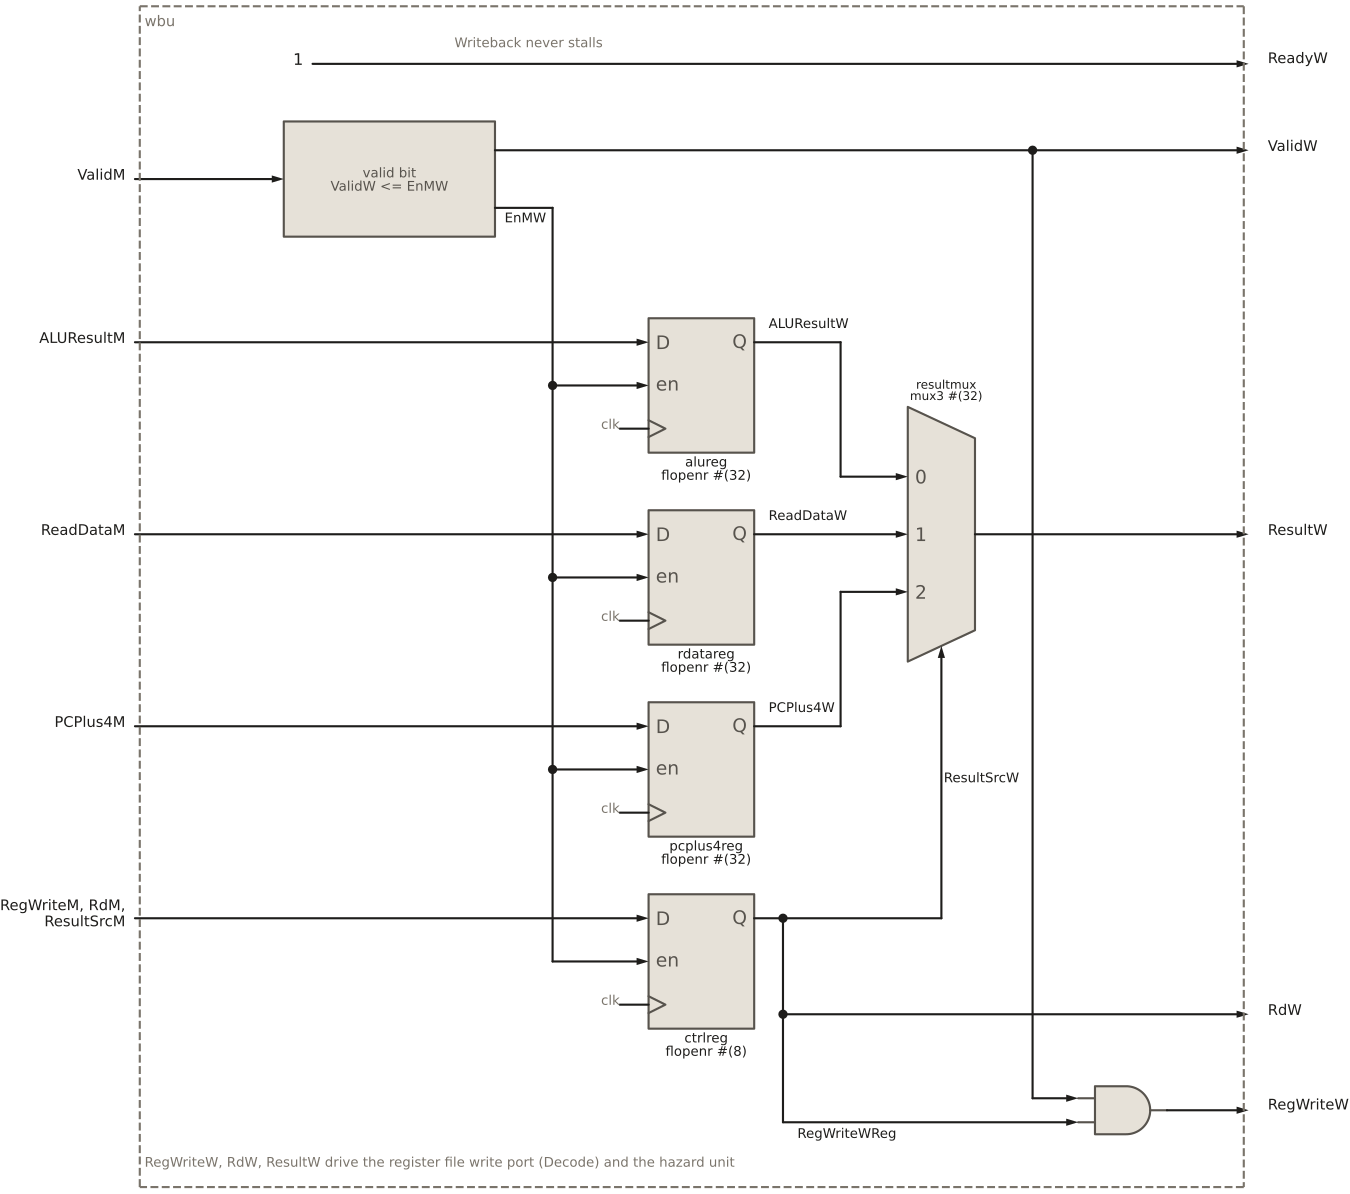

The Python source for this figure:
"""Writeback unit (HIPV rtl/core/wbu/wbu.sv): the M/W valid bit (ReadyW is
constant 1), the M/W pipeline registers (alureg, rdatareg, pcplus4reg,
ctrlreg), the result mux and the valid-qualified RegWriteW."""
from schemdraw import flow, logic
from schemdraw import elements as elm
from _style import new_drawing, block, line, GREY

XL, XR = 0.0, 23.0          # module boundary (left / right)
YT, YB = 12.6, -12.0


def arrow(d, a, b):
    d.add(elm.Arrow().at(a).to(b))


def dot(d, xy):
    d.add(elm.Dot().at(xy))


def label(d, xy, text, **kw):
    kw.setdefault("fontsize", 11)
    d.add(elm.Label().at(xy).label(text, **kw))


def port_in(d, y, name, to):
    label(d, (XL - 0.4, y), name, halign="right")
    arrow(d, (XL - 0.1, y), (to, y))


def port_out(d, y, name, frm):
    arrow(d, (frm, y), (XR + 0.1, y))
    label(d, (XR + 0.4, y), name, halign="left")


def flopenr(d, xy, name, width=32):
    """flopenr with D, en and clock on the left, Q on the right; xy is the D pin."""
    r = block(elm.Ic(
        pins=[elm.IcPin(name="D", side="L", anchorname="D", slot="3/3"),
              elm.IcPin(name="en", side="L", anchorname="en", slot="2/3"),
              elm.IcPin(name=">", side="L", anchorname="clk", slot="1/3"),
              elm.IcPin(name="Q", side="R", anchorname="Q", slot="3/3")],
        size=(2.2, 2.8), pinspacing=0.9, leadlen=0))
    d.add(r.anchor("D").at(xy))
    A = r.absanchors
    label(d, ((A["D"][0] + A["Q"][0]) / 2, A["clk"][1] - 0.95),
          f"{name}\nflopenr #({width})", fontsize=10)
    c = A["clk"]
    line(d, (c[0] - 0.6, c[1]), c)
    label(d, (c[0] - 0.7, c[1]), "clk", halign="right", fontsize=10, color=GREY)
    return A


def draw():
    d = new_drawing()

    # ---------------- handshake: ReadyW = 1, valid bit ----------------
    y_rw = 11.4
    label(d, (3.2, y_rw), "1", fontsize=12)
    port_out(d, y_rw, "ReadyW", 3.6)
    label(d, (8.0, y_rw + 0.35), "Writeback never stalls", fontsize=10, color=GREY)

    hl, hr, ht, hb = 3.0, 7.4, 10.2, 7.8
    d.add(block(flow.Box(w=hr - hl, h=ht - hb)).at(((hl + hr) / 2, (ht + hb) / 2))
          .anchor("center").label("valid bit\nValidW <= EnMW", fontsize=10))
    y_vm, y_vw, y_en = 9.0, 9.6, 8.4
    port_in(d, y_vm, "ValidM", hl)
    xv = 18.6
    line(d, (hr, y_vw), (xv, y_vw))
    dot(d, (xv, y_vw))
    port_out(d, y_vw, "ValidW", xv)

    # EnMW = ValidM & ReadyW = ValidM loads all four registers
    xen = 8.6
    line(d, (hr, y_en), (xen, y_en))
    label(d, (hr + 0.1, y_en - 0.3), "EnMW", halign="left", fontsize=10)

    # ---------------- M/W pipeline registers ----------------
    xd = 10.6
    A = flopenr(d, (xd, 5.6), "alureg")
    R = flopenr(d, (xd, 1.6), "rdatareg")
    P = flopenr(d, (xd, -2.4), "pcplus4reg")
    C = flopenr(d, (xd, -6.4), "ctrlreg", 8)
    port_in(d, A["D"][1], "ALUResultM", A["D"][0])
    port_in(d, R["D"][1], "ReadDataM", R["D"][0])
    port_in(d, P["D"][1], "PCPlus4M", P["D"][0])
    port_in(d, C["D"][1], "RegWriteM, RdM,\nResultSrcM", C["D"][0])
    line(d, (xen, y_en), (xen, C["en"][1]))
    for Q in (A, R, P, C):
        if Q is not C:
            dot(d, (xen, Q["en"][1]))
        arrow(d, (xen, Q["en"][1]), Q["en"])

    # ---------------- result mux ----------------
    m = block(elm.Multiplexer(
        pins=[elm.IcPin(name="0", side="L", anchorname="in0", slot="3/3"),
              elm.IcPin(name="1", side="L", anchorname="in1", slot="2/3"),
              elm.IcPin(name="2", side="L", anchorname="in2", slot="1/3"),
              elm.IcPin(name="", side="R", anchorname="y"),
              elm.IcPin(name="", side="B", anchorname="sel")],
        size=(1.4, 4.0), pinspacing=1.2, leadlen=0))
    d.add(m.anchor("in1").at((16.0, R["Q"][1])))
    M = m.absanchors
    label(d, ((M["in0"][0] + M["y"][0]) / 2, M["in0"][1] + 1.7),
          "resultmux\nmux3 #(32)", fontsize=9)
    xr = 14.6
    line(d, A["Q"], (xr, A["Q"][1]), (xr, M["in0"][1]))
    arrow(d, (xr, M["in0"][1]), M["in0"])
    arrow(d, R["Q"], M["in1"])
    line(d, P["Q"], (xr, P["Q"][1]), (xr, M["in2"][1]))
    arrow(d, (xr, M["in2"][1]), M["in2"])
    label(d, (A["Q"][0] + 0.2, A["Q"][1] + 0.3), "ALUResultW", halign="left", fontsize=10)
    label(d, (R["Q"][0] + 0.2, R["Q"][1] + 0.3), "ReadDataW", halign="left", fontsize=10)
    label(d, (P["Q"][0] + 0.2, P["Q"][1] + 0.3), "PCPlus4W", halign="left", fontsize=10)
    port_out(d, M["y"][1], "ResultW", M["y"][0])

    # ---------------- control fields ----------------
    q = C["Q"]
    xs = 13.4
    line(d, q, (xs, q[1]))
    dot(d, (xs, q[1]))
    # ResultSrcW: mux select
    s = M["sel"]
    line(d, (xs, q[1]), (s[0], q[1]))
    arrow(d, (s[0], q[1]), s)
    label(d, (s[0] + 0.15, (q[1] + s[1]) / 2), "ResultSrcW", halign="left", fontsize=10)
    # RdW
    y_rd = -8.4
    line(d, (xs, q[1]), (xs, y_rd))
    dot(d, (xs, y_rd))
    port_out(d, y_rd, "RdW", xs)

    # RegWriteW = RegWriteWReg & ValidW
    g = d.add(block(logic.And(inputs=2)).anchor("out").at((21.4, -10.4)))
    G = g.absanchors
    line(d, (xs, y_rd), (xs, G["in2"][1]))
    arrow(d, (xs, G["in2"][1]), G["in2"])
    label(d, (xs + 0.2, G["in2"][1] - 0.35), "RegWriteWReg", halign="left", fontsize=10)
    line(d, (xv, y_vw), (xv, G["in1"][1]))
    arrow(d, (xv, G["in1"][1]), G["in1"])
    port_out(d, G["out"][1], "RegWriteW", G["out"][0])

    # module boundary
    for a, b in (((XL, YT), (XR, YT)), ((XR, YT), (XR, YB)),
                 ((XR, YB), (XL, YB)), ((XL, YB), (XL, YT))):
        d.add(elm.Line().at(a).to(b).linestyle("--").color(GREY))
    label(d, (XL + 0.2, YT - 0.4), "wbu", halign="left", color=GREY)
    label(d, (XL + 0.2, YB + 0.4),
          "RegWriteW, RdW, ResultW drive the register file write port (Decode) and the hazard unit",
          halign="left", fontsize=10, color=GREY)
    return d
